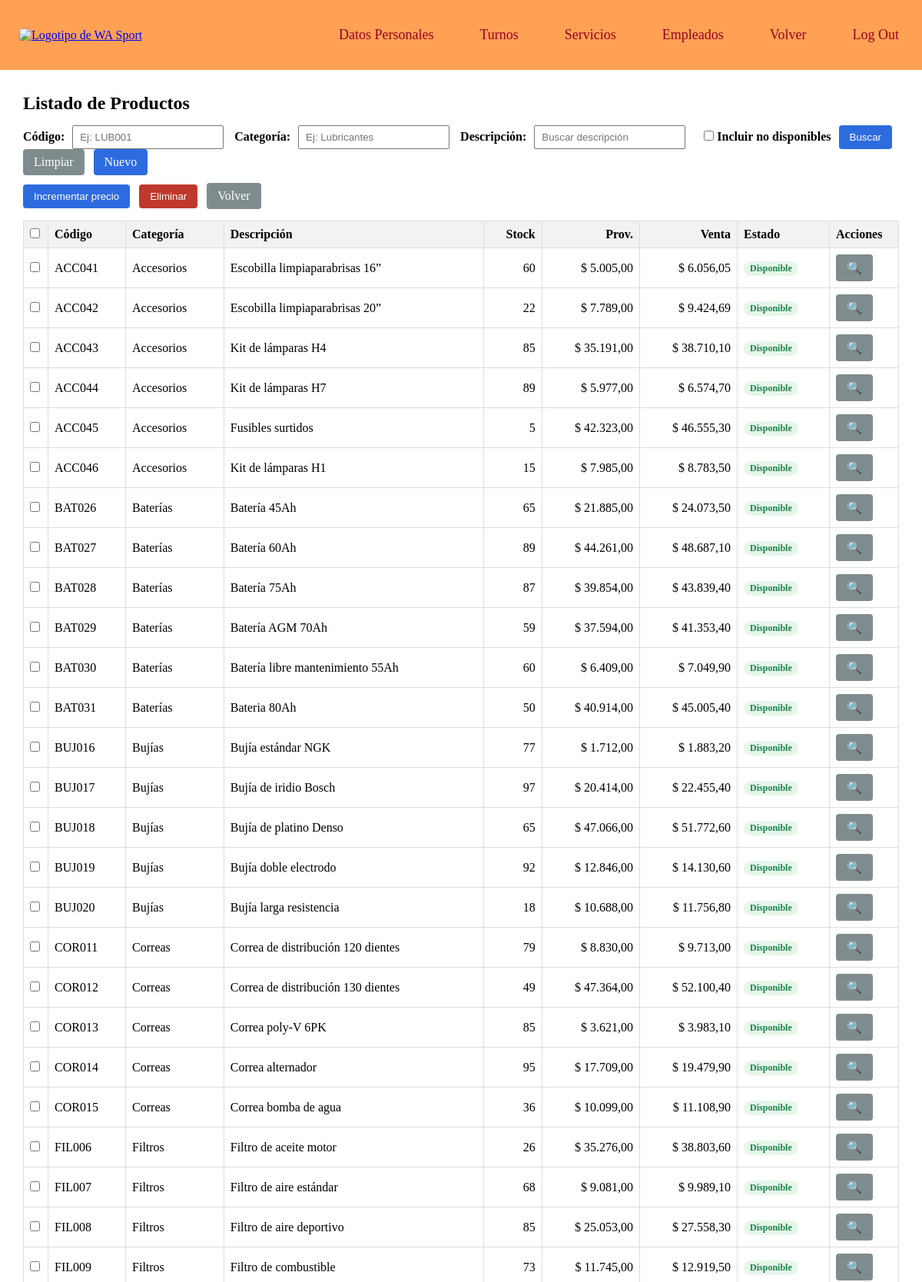
Screenshot of /productos.php (signed in, upper part) with the database file from the repository.
### tables this page shows
CREATE TABLE `productos` (
  `prod_id` int(11) NOT NULL,
  `prod_codigo` varchar(20) NOT NULL,
  `prod_categoria` varchar(100) NOT NULL,
  `prod_descripcion` varchar(255) NOT NULL,
  `prod_stock` int(11) NOT NULL DEFAULT 0,
  `prod_precio_proveedor` decimal(10,2) NOT NULL,
  `prod_precio_venta` decimal(10,2) NOT NULL,
  `prod_disponible` tinyint(1) NOT NULL DEFAULT 1
);

### productos.php (the view, shortened to what this page needs)
<?php
require_once 'conexion_base.php';
require_once 'nav_gerente.php';
function e($s){ return htmlspecialchars((string)$s, ENT_QUOTES, 'UTF-8'); }
function nfmt($n){ return number_format((float)$n, 2, ',', '.'); }
$codigo      = isset($_GET['codigo']) ? trim($_GET['codigo']) : '';
$descripcion = isset($_GET['descripcion']) ? trim($_GET['descripcion']) : '';
$categoria   = isset($_GET['categoria']) ? trim($_GET['categoria']) : '';
$incluir_no_disponibles = isset($_GET['incluir_no_disponibles']) ? 1 : 0;
function filtros_qs($codigo, $categoria, $descripcion, $incluir_no_disponibles) {
    $arr = ['codigo'=>$codigo, 'categoria'=>$categoria, 'descripcion'=>$descripcion];
    return http_build_query($arr);
}
$current_qs = filtros_qs($codigo, $categoria, $descripcion, $incluir_no_disponibles);
$where  = [];
$params = [];
if (!$incluir_no_disponibles) { $where[] = "prod_disponible = 1"; }
$sql = "SELECT prod_id, prod_codigo, prod_categoria, prod_descripcion, prod_stock,
               prod_precio_proveedor, prod_precio_venta, prod_disponible
        FROM productos";
if ($where) $sql .= " WHERE " . implode(" AND ", $where);
$sql .= " ORDER BY prod_categoria ASC, prod_codigo ASC";
$stmt = $conexion->prepare($sql);
$stmt->execute($params);
$productos = $stmt->fetchAll(PDO::FETCH_ASSOC);
?>
<!DOCTYPE html>
<html lang="es">
<head>
</head>
<body>
<div class="container">
    <div class="topbar">
        <h2>Listado de Productos</h2>
    </div>
    <form method="get" class="buscador" action="productos.php">
        <label for="codigo">Código:</label>
        <input type="text" id="codigo" name="codigo" value="<?= e($codigo) ?>" placeholder="Ej: LUB001">
        <label for="categoria">Categoría:</label>
        <input type="text" id="categoria" name="categoria" value="<?= e($categoria) ?>" placeholder="Ej: Lubricantes">
        <label for="descripcion">Descripción:</label>
        <input type="text" id="descripcion" name="descripcion" value="<?= e($descripcion) ?>" placeholder="Buscar descripción">
        <label style="margin-left:10px;">
            <input type="checkbox" name="incluir_no_disponibles" value="1" <?= $incluir_no_disponibles ? 'checked' : '' ?>>
            Incluir no disponibles
        </label>
        <button class="btn btn-primario" type="submit" name="buscar">Buscar</button>
        <a class="btn btn-neutro" href="productos.php">Limpiar</a>
        <a class="btn btn-primario" href="productos.php?<?= e($current_qs) ?>&nuevo=1">Nuevo</a>
    </form>
    <form id="formProductos" method="post" action="productos.php?<?= e($current_qs) ?>">
        <div class="acciones" style="margin:10px 0 15px;">
            <button class="btn btn-primario" name="accion" value="incrementar">Incrementar precio</button>
            <button class="btn btn-peligro"  name="accion" value="eliminar">Eliminar</button>
            <a class="btn btn-neutro" href="gerente.php">Volver</a>
        </div>
        <table class="tabla">
            <thead>
            <tr>
                <th style="width:32px;">
                    <input type="checkbox" id="check_all"
                        onclick="document.querySelectorAll('.check_row').forEach(c=>c.checked=this.checked);">
                </th>
                <th>Código</th>
                <th>Categoría</th>
                <th>Descripción</th>
                <th style="text-align:right;">Stock</th>
                <th style="text-align:right;">Prov.</th>
                <th style="text-align:right;">Venta</th>
                <th>Estado</th>
                <th style="width:90px;">Acciones</th>
            </tr>
            </thead>
            <tbody>
            <?php if (!$productos): ?>
                <tr><td colspan="9">No se encontraron productos con los filtros aplicados.</td></tr>
            <?php else: ?>
                <?php foreach ($productos as $p): ?>
                    <?php
                        $noDisp = (int)$p['prod_disponible'] === 0 || (int)$p['prod_stock'] <= 0;
                        $rowClass = $noDisp ? 'fila-nd' : '';
                        $estadoTxt = $noDisp ? 'No disponible' : 'Disponible';
                        $estadoCls = $noDisp ? 'nodisp' : 'disp';
                        $verUrl = "productos.php?ver=".(int)$p['prod_id']."&".$current_qs;
                    ?>
                    <tr class="<?= $rowClass ?>">
                        <td><input class="check_row" type="checkbox" name="ids[]" value="<?= (int)$p['prod_id'] ?>"></td>
                        <td><?= e($p['prod_codigo']) ?></td>
                        <td><?= e($p['prod_categoria']) ?></td>
                        <td><?= e($p['prod_descripcion']) ?></td>
                        <td style="text-align:right;"><?= number_format((int)$p['prod_stock'], 0, ',', '.') ?></td>
                        <td style="text-align:right;">$ <?= nfmt($p['prod_precio_proveedor']) ?></td>
                        <td style="text-align:right;">$ <?= nfmt($p['prod_precio_venta']) ?></td>
                        <td><span class="estado-tag <?= $estadoCls ?>"><?= $estadoTxt ?></span></td>
                        <td><a class="btn btn-neutro" href="<?= e($verUrl) ?>" title="Ver / Modificar">🔍 </a></td>
                    </tr>
                <?php endforeach; ?>
            <?php endif; ?>
            </tbody>
        </table>
    </form>
</div>
</body>
</html>

### estilopagina.css (style rules this page uses)
* { margin: 0; padding: 0; box-sizing: border-box; }
html, body { width: 100%; height: 100%; }

### productos.php (style rules this page uses)
.container { width:95%; margin:20px auto; }
h2 { margin: 10px 0 15px; }
.buscador label { margin-right:6px; font-weight:600; }
.buscador input[type="text"] { padding:6px 8px; margin-right:10px; min-width:180px; }
.btn { display:inline-block; padding:8px 14px; margin-right:8px; border:none; border-radius:4px; cursor:pointer; text-decoration:none; }
.btn-primario { background:#2d6cdf; color:#fff; }
.btn-peligro { background:#c0392b; color:#fff; }
.btn-neutro { background:#7f8c8d; color:#fff; }
.topbar { display:flex; align-items:center; justify-content:space-between; flex-wrap:wrap; gap:8px; }
.tabla { width:100%; border-collapse:collapse; margin-top:10px; background:#fff; }
.tabla th, .tabla td { border:1px solid #ddd; padding:8px; text-align:left; vertical-align:middle; }
.tabla th { background:#f2f2f2; }
.estado-tag { display:inline-block; padding:2px 8px; border-radius:12px; font-size:12px; font-weight:600; }
.disp { background:#e5f7ea; color:#1e824c; }

### rows the page displays
productos: prod_codigo "ACC041", prod_categoria "Accesorios", prod_descripcion "Escobilla limpiaparabrisas 16”", prod_stock "60", prod_precio_proveedor "5.005,00", prod_precio_venta "6.056,05", estadoTxt "Disponible"
productos: prod_codigo "ACC042", prod_categoria "Accesorios", prod_descripcion "Escobilla limpiaparabrisas 20”", prod_stock "22", prod_precio_proveedor "7.789,00", prod_precio_venta "9.424,69", estadoTxt "Disponible"
productos: prod_codigo "ACC043", prod_categoria "Accesorios", prod_descripcion "Kit de lámparas H4", prod_stock "85", prod_precio_proveedor "35.191,00", prod_precio_venta "38.710,10", estadoTxt "Disponible"
productos: prod_codigo "ACC044", prod_categoria "Accesorios", prod_descripcion "Kit de lámparas H7", prod_stock "89", prod_precio_proveedor "5.977,00", prod_precio_venta "6.574,70", estadoTxt "Disponible"
productos: prod_codigo "ACC045", prod_categoria "Accesorios", prod_descripcion "Fusibles surtidos", prod_stock "5", prod_precio_proveedor "42.323,00", prod_precio_venta "46.555,30", estadoTxt "Disponible"
productos: prod_codigo "ACC046", prod_categoria "Accesorios", prod_descripcion "Kit de lámparas H1", prod_stock "15", prod_precio_proveedor "7.985,00", prod_precio_venta "8.783,50", estadoTxt "Disponible"
productos: prod_codigo "BAT026", prod_categoria "Baterías", prod_descripcion "Batería 45Ah", prod_stock "65", prod_precio_proveedor "21.885,00", prod_precio_venta "24.073,50", estadoTxt "Disponible"
productos: prod_codigo "BAT027", prod_categoria "Baterías", prod_descripcion "Batería 60Ah", prod_stock "89", prod_precio_proveedor "44.261,00", prod_precio_venta "48.687,10", estadoTxt "Disponible"
productos: prod_codigo "BAT028", prod_categoria "Baterías", prod_descripcion "Batería 75Ah", prod_stock "87", prod_precio_proveedor "39.854,00", prod_precio_venta "43.839,40", estadoTxt "Disponible"
productos: prod_codigo "BAT029", prod_categoria "Baterías", prod_descripcion "Batería AGM 70Ah", prod_stock "59", prod_precio_proveedor "37.594,00", prod_precio_venta "41.353,40", estadoTxt "Disponible"
productos: prod_codigo "BAT030", prod_categoria "Baterías", prod_descripcion "Batería libre mantenimiento 55Ah", prod_stock "60", prod_precio_proveedor "6.409,00", prod_precio_venta "7.049,90", estadoTxt "Disponible"
productos: prod_codigo "BAT031", prod_categoria "Baterías", prod_descripcion "Bateria 80Ah", prod_stock "50", prod_precio_proveedor "40.914,00", prod_precio_venta "45.005,40", estadoTxt "Disponible"
productos: prod_codigo "BUJ016", prod_categoria "Bujías", prod_descripcion "Bujía estándar NGK", prod_stock "77", prod_precio_proveedor "1.712,00", prod_precio_venta "1.883,20", estadoTxt "Disponible"
productos: prod_codigo "BUJ017", prod_categoria "Bujías", prod_descripcion "Bujía de iridio Bosch", prod_stock "97", prod_precio_proveedor "20.414,00", prod_precio_venta "22.455,40", estadoTxt "Disponible"
productos: prod_codigo "BUJ018", prod_categoria "Bujías", prod_descripcion "Bujía de platino Denso", prod_stock "65", prod_precio_proveedor "47.066,00", prod_precio_venta "51.772,60", estadoTxt "Disponible"
productos: prod_codigo "BUJ019", prod_categoria "Bujías", prod_descripcion "Bujía doble electrodo", prod_stock "92", prod_precio_proveedor "12.846,00", prod_precio_venta "14.130,60", estadoTxt "Disponible"
productos: prod_codigo "BUJ020", prod_categoria "Bujías", prod_descripcion "Bujía larga resistencia", prod_stock "18", prod_precio_proveedor "10.688,00", prod_precio_venta "11.756,80", estadoTxt "Disponible"
productos: prod_codigo "COR011", prod_categoria "Correas", prod_descripcion "Correa de distribución 120 dientes", prod_stock "79", prod_precio_proveedor "8.830,00", prod_precio_venta "9.713,00", estadoTxt "Disponible"
productos: prod_codigo "COR012", prod_categoria "Correas", prod_descripcion "Correa de distribución 130 dientes", prod_stock "49", prod_precio_proveedor "47.364,00", prod_precio_venta "52.100,40", estadoTxt "Disponible"
productos: prod_codigo "COR013", prod_categoria "Correas", prod_descripcion "Correa poly-V 6PK", prod_stock "85", prod_precio_proveedor "3.621,00", prod_precio_venta "3.983,10", estadoTxt "Disponible"
productos: prod_codigo "COR014", prod_categoria "Correas", prod_descripcion "Correa alternador", prod_stock "95", prod_precio_proveedor "17.709,00", prod_precio_venta "19.479,90", estadoTxt "Disponible"
productos: prod_codigo "COR015", prod_categoria "Correas", prod_descripcion "Correa bomba de agua", prod_stock "36", prod_precio_proveedor "10.099,00", prod_precio_venta "11.108,90", estadoTxt "Disponible"
productos: prod_codigo "FIL006", prod_categoria "Filtros", prod_descripcion "Filtro de aceite motor", prod_stock "26", prod_precio_proveedor "35.276,00", prod_precio_venta "38.803,60", estadoTxt "Disponible"
productos: prod_codigo "FIL007", prod_categoria "Filtros", prod_descripcion "Filtro de aire estándar", prod_stock "68", prod_precio_proveedor "9.081,00", prod_precio_venta "9.989,10", estadoTxt "Disponible"
productos: prod_codigo "FIL008", prod_categoria "Filtros", prod_descripcion "Filtro de aire deportivo", prod_stock "85", prod_precio_proveedor "25.053,00", prod_precio_venta "27.558,30", estadoTxt "Disponible"
productos: prod_codigo "FIL009", prod_categoria "Filtros", prod_descripcion "Filtro de combustible", prod_stock "73", prod_precio_proveedor "11.745,00", prod_precio_venta "12.919,50", estadoTxt "Disponible"
